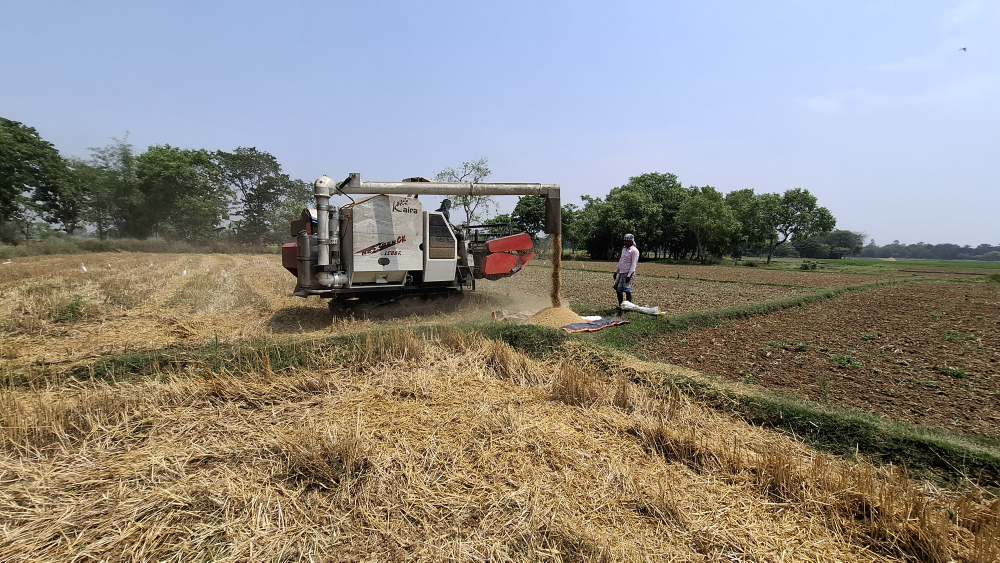
#> input picture scratch/agri_machinery_harvester_wb.jpg, 4000 x 2250 px, given in place of farmer_cultivating_punjab.jpg, which was not available (shown at 1/4 size)
$ python process_banners.py
#> lines starting #> are read from the running program, lines starting #| are printed output that depends on the picture
from PIL import Image
import os

def crop_banner(src, dest, target_size=(1920, 1080), quality=92, crop_anchor='center'):
#> called with src = 'scratch/farmer_cultivating_punjab.jpg', dest = 'scratch/test_banner_punjab.jpg', target_size = (1920, 1080), quality = 92, crop_anchor = 'center'
    im = Image.open(src).convert('RGB')
#> im is the input picture: PIL image 4000x2250 RGB; mean R, G, B 143.2, 138.3, 130.6
    w, h = im.size
#> w = 4000; h = 2250
    tw, th = target_size
    target_ratio = tw / th
    current_ratio = w / h
#> current_ratio = 1.78

    if current_ratio > target_ratio:
        new_w = int(h * target_ratio)
        if crop_anchor == 'center':
            left = (w - new_w) // 2
        elif crop_anchor == 'left':
            left = 0
        else:
            left = w - new_w
        box = (left, 0, left + new_w, h)
    else:
        new_h = int(w / target_ratio)
#> new_h = 2250
        if crop_anchor == 'top':
            top = 0
        elif crop_anchor == 'center':
            top = (h - new_h) // 2
#> top = 0
        else:
            top = h - new_h
        box = (0, top, w, top + new_h)
#> box = (0, 0, 4000, 2250)

    cropped = im.crop(box)
    resized = cropped.resize(target_size, Image.LANCZOS)
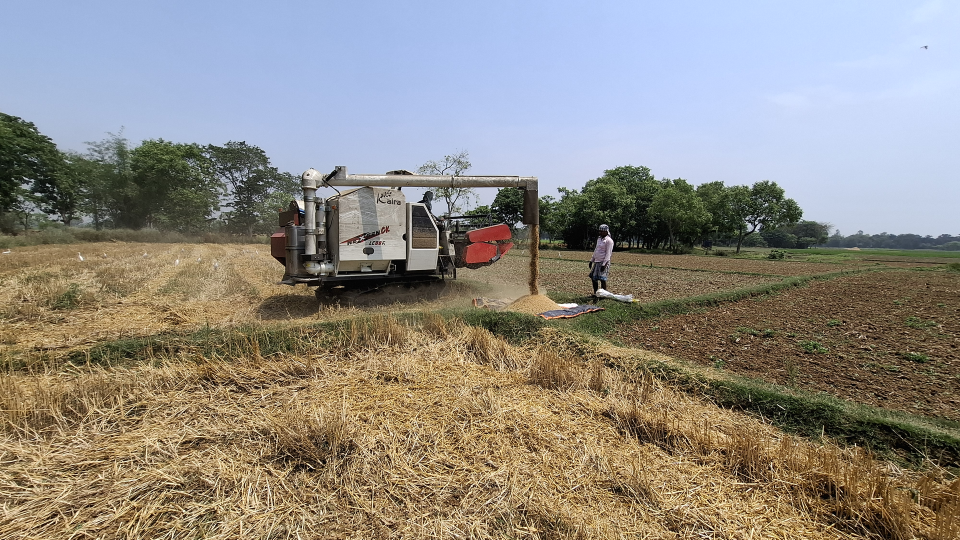
#> resized: PIL image 1920x1080 RGB (shown at 1/2 size); mean R, G, B 143.1, 138.3, 130.9
    os.makedirs(os.path.dirname(dest), exist_ok=True)
    resized.save(dest, 'JPEG', quality=quality)
    print(f"Saved {dest} from {src}: {resized.size}, {os.path.getsize(dest)} bytes")
#| Saved scratch/test_banner_punjab.jpg from scratch/farmer_cultivating_punjab.jpg: (1920, 1080), 979323 bytes

crop_banner('scratch/farmer_cultivating_punjab.jpg', 'scratch/test_banner_punjab.jpg', crop_anchor='center')
crop_banner('scratch/plowing_land_india.jpg', 'scratch/test_banner_plow.jpg', crop_anchor='center')
#> call 2 of crop_banner, with src = 'scratch/plowing_land_india.jpg', dest = 'scratch/test_banner_plow.jpg', target_size = (1920, 1080), quality = 92, crop_anchor = 'center'
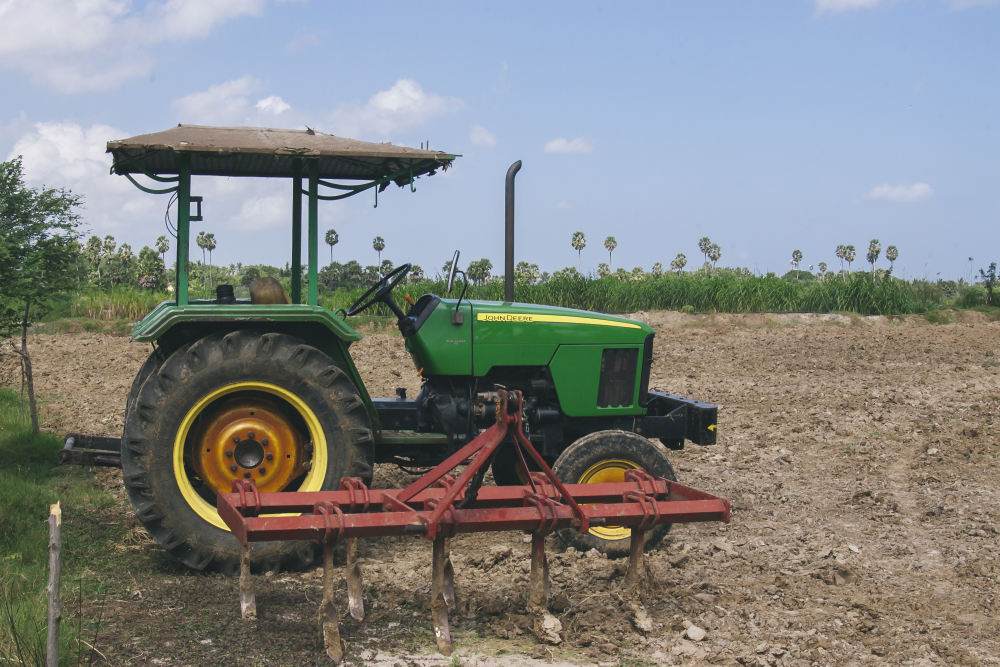
#> input picture scratch/agricultural_farm_nagapattinam.jpg, 3000 x 2000 px, given in place of plowing_land_india.jpg, which was not available (shown at 1/3 size)
#> in crop_banner, im is the input picture: PIL image 3000x2000 RGB; mean R, G, B 130.8, 133, 131.3
#> in crop_banner (call 2), `cropped = im.crop(box)`:
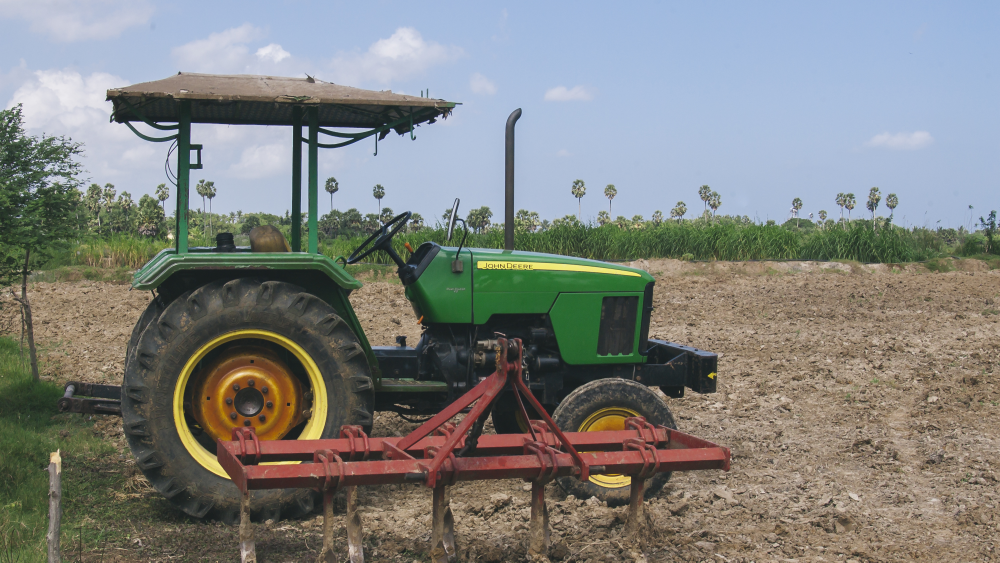
#> cropped: PIL image 3000x1687 RGB (shown at 1/3 size); mean R, G, B 128, 129.8, 126.5
#| Saved scratch/test_banner_plow.jpg from scratch/plowing_land_india.jpg: (1920, 1080), 617950 bytes
crop_banner('scratch/farmer_working_field_tractor_wide.jpg', 'scratch/test_banner_working.jpg', crop_anchor='center')
#> call 3 of crop_banner, with dest = 'scratch/test_banner_working.jpg', target_size = (1920, 1080), quality = 92, crop_anchor = 'center'
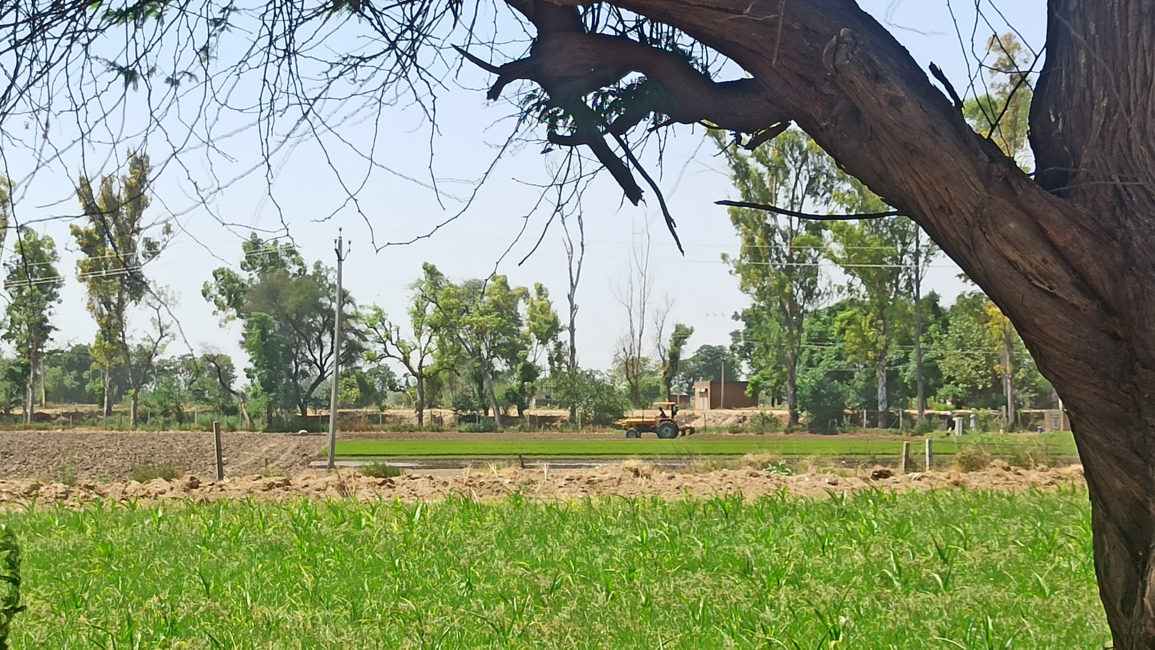
#> input picture scratch/farmer_working_field_tractor_wide.jpg, 3463 x 1948 px, found by its file name (shown at 1/3 size)
#> in crop_banner, im is the input picture: PIL image 3463x1948 RGB; mean R, G, B 135.4, 145.7, 116.2
#> in crop_banner (call 3), `cropped = im.crop(box)`:
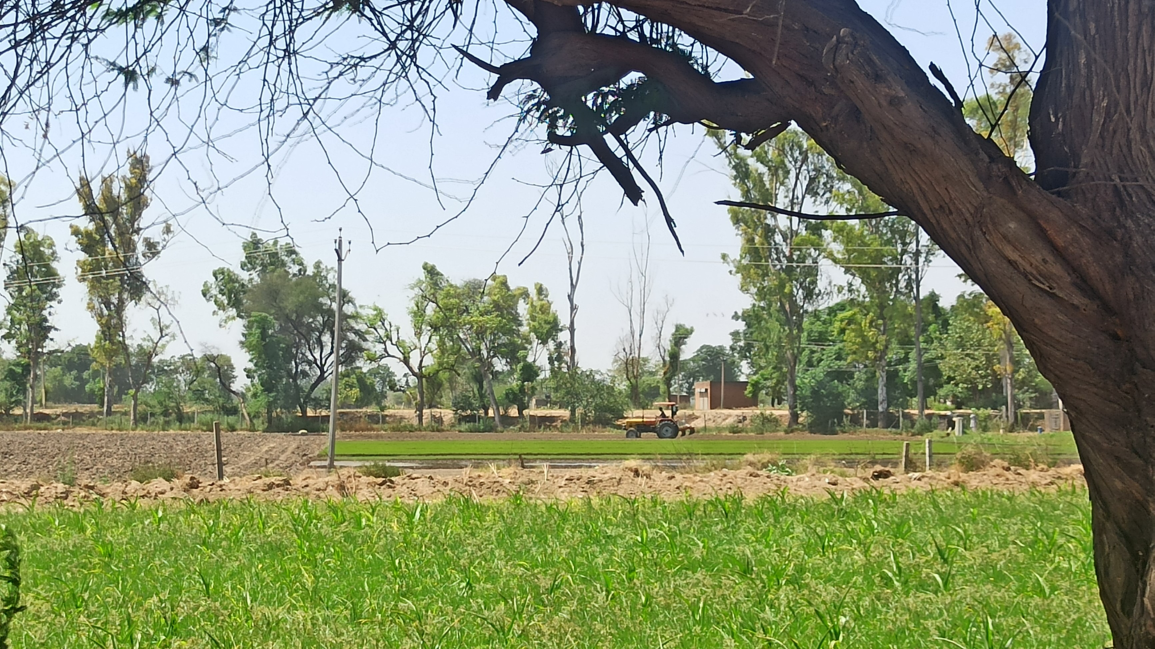
#> cropped: PIL image 3463x1947 RGB (shown at 1/3 size); mean R, G, B 135.4, 145.7, 116.2
#| Saved scratch/test_banner_working.jpg from scratch/farmer_working_field_tractor_wide.jpg: (1920, 1080), 723013 bytes
